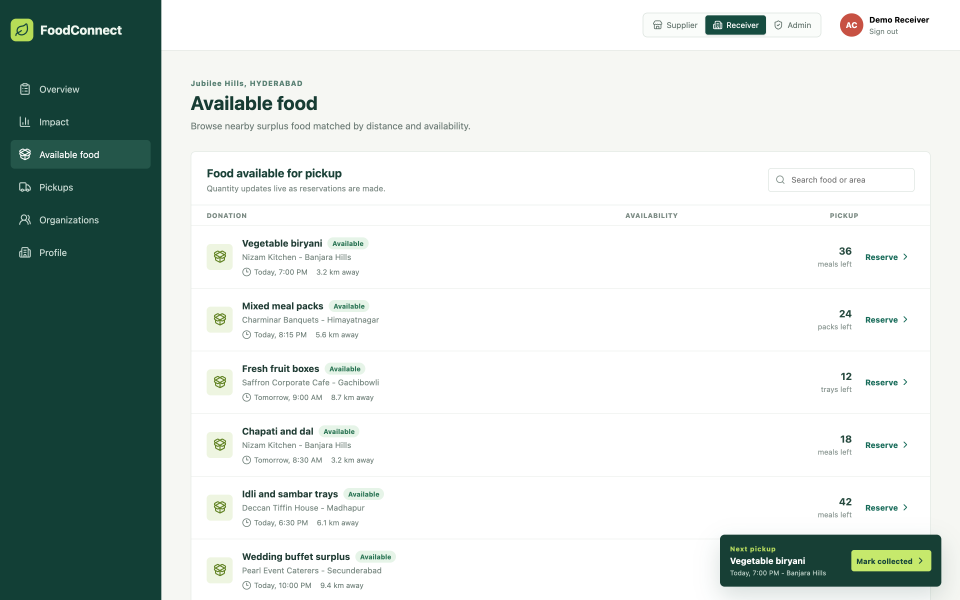
#> input picture presentation/deck/img/app-available-food.png, 2880 x 1800 px (shown at 1/3 size)
$ python extract_palette.py ../img/app-available-food.png
#> lines starting #> are read from the running program, lines starting #| are printed output that depends on the picture
#!/usr/bin/env python3
"""Dominant colours of reference images, as a starting point for tokens.css.

    python3 tools/extract_palette.py ../templates/ref1.png ../templates/ref2.jpg [--n 8]

Prints hex colours with their share of pixels, plus light/dark hints. A starting point
only: pick token values by meaning (background, text, accent, state), not by frequency.
Needs Pillow.
"""
import sys
from pathlib import Path

try:
    from PIL import Image
except ImportError:
    sys.exit("Pillow missing: .venv/bin/pip install pillow")


def lum(rgb):
    def ch(c):
        c /= 255
        return c / 12.92 if c <= 0.04045 else ((c + 0.055) / 1.055) ** 2.4
    r, g, b = (ch(v) for v in rgb)
    return 0.2126 * r + 0.7152 * g + 0.0722 * b


def main():
    files = [a for a in sys.argv[1:] if not a.startswith("--")]
    n = 8
    if "--n" in sys.argv:
        n = int(sys.argv[sys.argv.index("--n") + 1])
        files = [f for f in files if f != str(n)]
    if not files:
        sys.exit(__doc__)
    for f in files:
        img = Image.open(f).convert("RGB")
#> img is the input picture: PIL image 2880x1800 RGB; mean R, G, B 206.2, 215.4, 212
        img.thumbnail((400, 400))
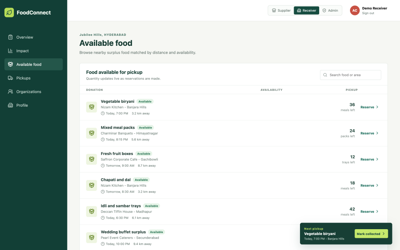
#> img: PIL image 400x250 RGB; mean R, G, B 206.2, 215.3, 212
        q = img.quantize(colors=n, method=Image.Quantize.MEDIANCUT)
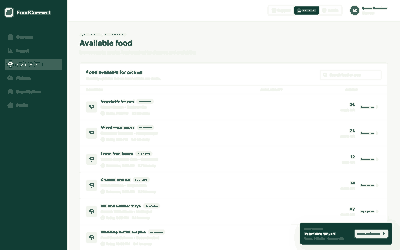
#> q: PIL image 400x250 P; mean R, G, B 207, 215.9, 213.1
        pal = q.getpalette()[: n * 3]
#> pal = [255, 255, 255, 255, 255, 254, 255, 254, 255, 254, 254, 254, 247, 248, 245, 240, 244, 237, 63, 99, 89, 17, 61, 52]
        counts = sorted(q.getcolors(), reverse=True)
#> counts = [(49372, 0), (18173, 4), (17088, 7), (6719, 5), (6122, 3), (2498, 6), (27, 1), (1, 2)]
        total = sum(c for c, _ in counts)
#> total = 100000
        print(f"# {Path(f).name}")
        for c, idx in counts:
            rgb = tuple(pal[idx * 3: idx * 3 + 3])
            L = lum(rgb)
            tone = "light" if L > 0.6 else "dark" if L < 0.08 else "mid"
            print(f"#{rgb[0]:02x}{rgb[1]:02x}{rgb[2]:02x}  {100 * c / total:5.1f}%  {tone}")
#> this loop made 8 passes
#> (idx, rgb, r in lum, g in lum, b in lum, L, tone) on passes 1 to 8: (0, (255, 255, 255), 1, 1, 1, 1, 'light'), (4, (247, 248, 245), 0.93, 0.939, 0.913, 0.935, 'light'), (7, (17, 61, 52), 0.00561, 0.0467, 0.0343, 0.037, 'dark'), (5, (240, 244, 237), 0.871, 0.905, 0.847, 0.893, 'light'), (3, (254, 254, 254), 0.991, 0.991, 0.991, 0.991, 'light'), (6, (63, 99, 89), 0.0497, 0.125, 0.0999, 0.107, 'mid'), (1, (255, 255, 254), 1, 1, 0.991, 0.999, 'light'), (2, (255, 254, 255), 1, 0.991, 1, 0.994, 'light')
#| #ffffff   49.4%  light
#| #f7f8f5   18.2%  light
#| #113d34   17.1%  dark
#| #f0f4ed    6.7%  light
#| #fefefe    6.1%  light
#| #3f6359    2.5%  mid
#| #fffffe    0.0%  light
#| #fffeff    0.0%  light
        print()


if __name__ == "__main__":
    main()

$ run again, on presentation/deck/img/app-wedding-listing-modal.png
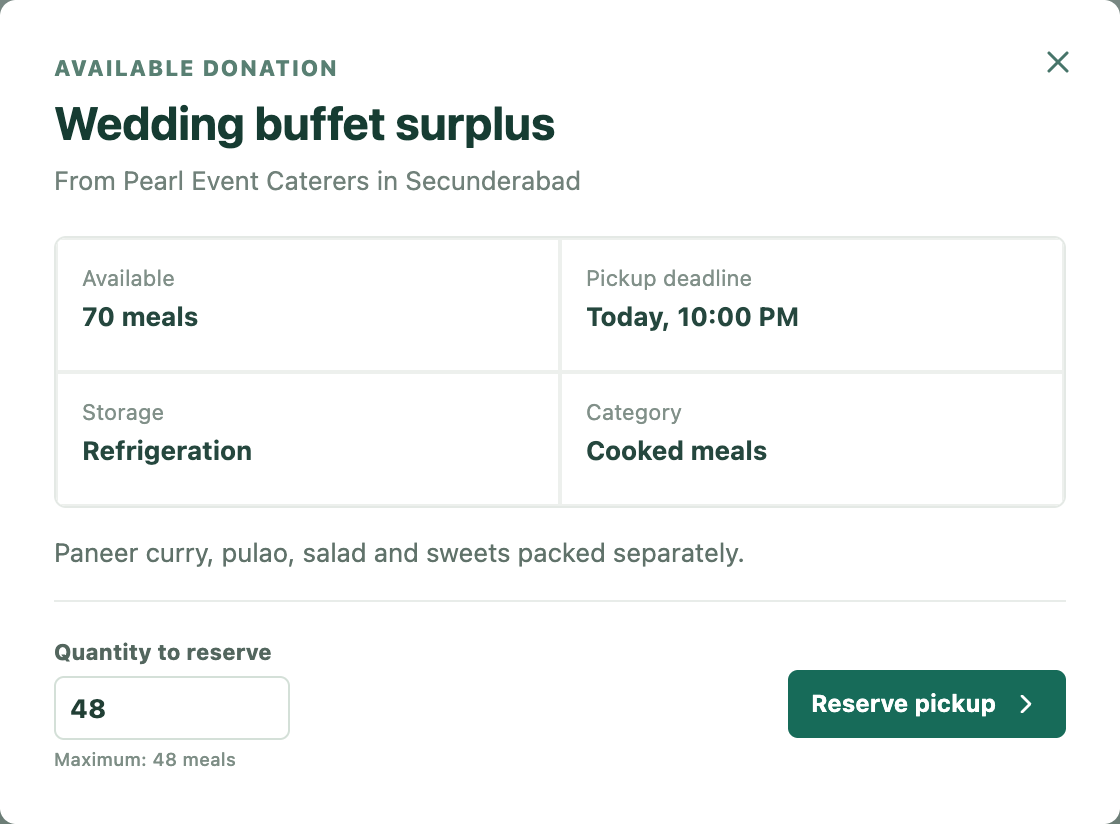
#> input picture presentation/deck/img/app-wedding-listing-modal.png, 1120 x 824 px
#> in main, img is the input picture: PIL image 1120x824 RGB; mean R, G, B 244.4, 246.9, 246.2
#> in main, `img.thumbnail((400, 400))`:
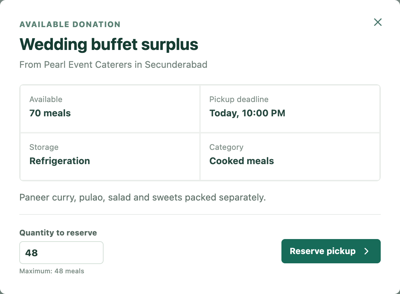
#> img: PIL image 400x294 RGB; mean R, G, B 244.2, 246.8, 246.1
#> in main, `q = img.quantize(colors=n, method=Image.Quantize.MEDIANCUT)`:
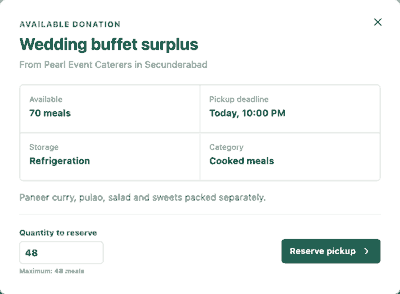
#> q: PIL image 400x294 P; mean R, G, B 244.5, 247, 246.3
#> pal = [255, 255, 255, 255, 255, 254, 254, 255, 254, 252, 252, 252, 244, 246, 245, 232, 236, 233, 162, 178, 173, 36, 97, 83]
#> counts = [(102582, 0), (3805, 7), (3438, 5), (3161, 6), (2637, 4), (1070, 3), (905, 2), (2, 1)]
#> total = 117600
#> the loop in main, `for c, idx in counts:` made 8 passes
#> (idx, rgb, r in lum, g in lum, b in lum, L, tone) on passes 1 to 7: (0, (255, 255, 255), 1, 1, 1, 1, 'light'), (7, (36, 97, 83), 0.0176, 0.12, 0.0865, 0.0955, 'mid'), (5, (232, 236, 233), 0.807, 0.839, 0.815, 0.83, 'light'), (6, (162, 178, 173), 0.361, 0.445, 0.418, 0.425, 'mid'), (4, (244, 246, 245), 0.905, 0.922, 0.913, 0.917, 'light'), (3, (252, 252, 252), 0.973, 0.973, 0.973, 0.973, 'light'), (2, (254, 255, 254), 0.991, 1, 0.991, 0.997, 'light')
#> (printed output is left out)

$ run again, on presentation/deck/img/app-wedding-row.png
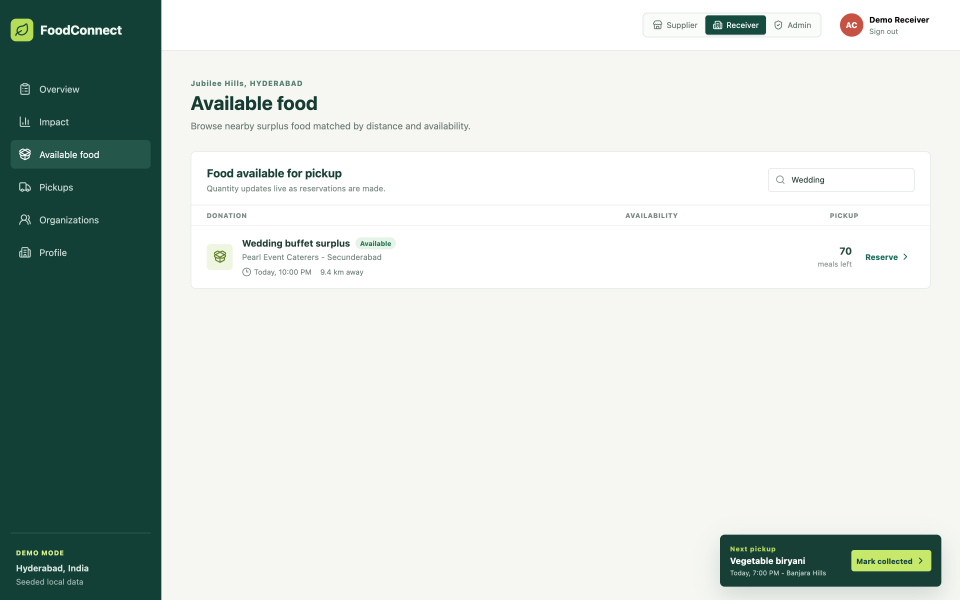
#> input picture presentation/deck/img/app-wedding-row.png, 2880 x 1800 px (shown at 1/3 size)
#> in main, img is the input picture: PIL image 2880x1800 RGB; mean R, G, B 204.7, 213.8, 209.3
#> in main, `img.thumbnail((400, 400))`:
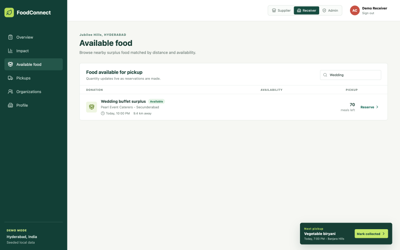
#> img: PIL image 400x250 RGB; mean R, G, B 204.7, 213.8, 209.2
#> in main, `q = img.quantize(colors=n, method=Image.Quantize.MEDIANCUT)`:
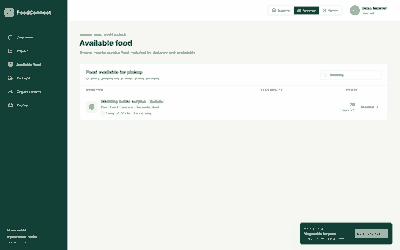
#> q: PIL image 400x250 P; mean R, G, B 204.2, 213.5, 209.2
#> pal = [254, 254, 254, 247, 247, 244, 246, 247, 247, 246, 247, 243, 242, 247, 241, 163, 180, 169, 18, 63, 54, 17, 61, 52]
#> counts = [(52843, 3), (21783, 0), (16870, 6), (3311, 4), (2608, 5), (1213, 7), (977, 2), (395, 1)]
#> total = 100000
#> the loop in main, `for c, idx in counts:` made 8 passes
#> (idx, rgb, r in lum, g in lum, b in lum, L, tone) on passes 1 to 6: (3, (246, 247, 243), 0.922, 0.93, 0.896, 0.926, 'light'), (0, (254, 254, 254), 0.991, 0.991, 0.991, 0.991, 'light'), (6, (18, 63, 54), 0.00605, 0.0497, 0.0369, 0.0395, 'dark'), (4, (242, 247, 241), 0.888, 0.93, 0.88, 0.917, 'light'), (5, (163, 180, 169), 0.366, 0.456, 0.397, 0.433, 'mid'), (7, (17, 61, 52), 0.00561, 0.0467, 0.0343, 0.037, 'dark')
#> (printed output is left out)
